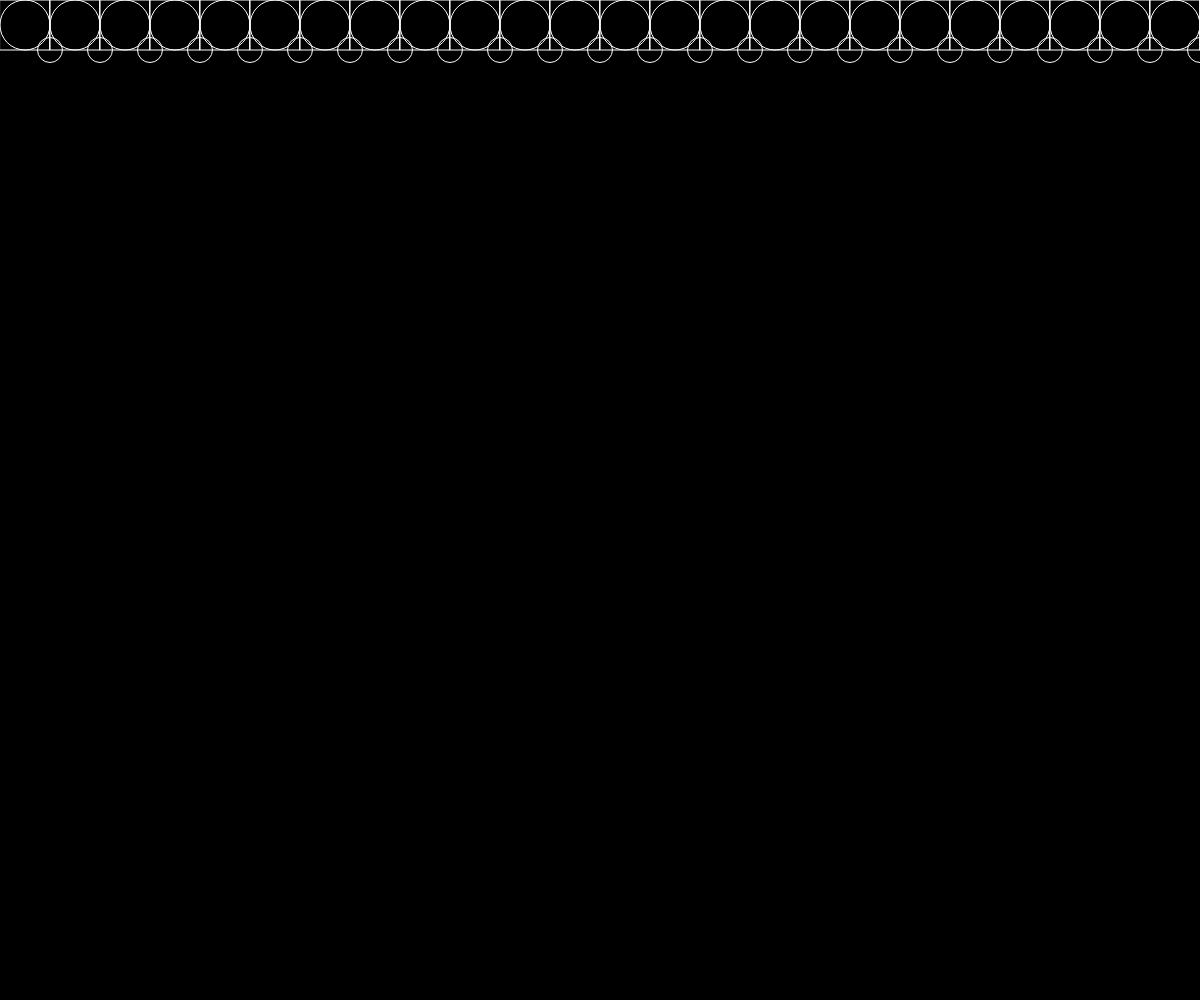
Frame 1 (no input)
Frame 60 (no input): identical to frame 1, image omitted
Frame 120 (the mouse pressed at the canvas centre since frame 60): identical to frame 1, image omitted

The p5.js sketch that drew this single still picture (run headless with seeded random() and noise() and a simulated clock; from frame 60 on, the mouse is pressed at the canvas centre):

// p5.js sketch
// ── sketch.js
function setup() {
  createCanvas(windowWidth, windowHeight);
}

function draw() {
  rectMode(CENTER)
  background(0);//背景顏色
  noFill()//不充滿顏色
  stroke(255)//框線

  for(var i=0;i<width;i++)
 { 
  ellipse(25+50*i,25,50)//座標，產生一個直徑50的圓
  rect(25+50*i,25,50)
  ellipse(50+50*i,50,25)//右下小圓
}



}
